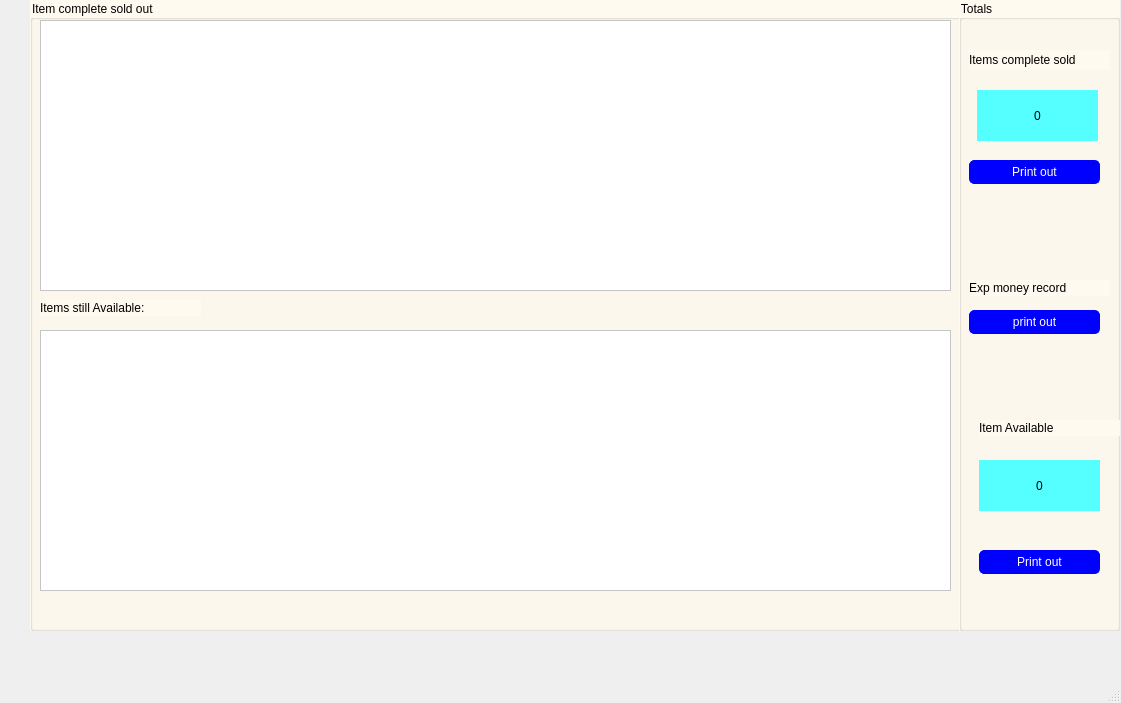
<?xml version="1.0" encoding="UTF-8"?>
<ui version="4.0">
 <class>report</class>
 <widget class="QMainWindow" name="report">
  <property name="geometry">
   <rect>
    <x>0</x>
    <y>0</y>
    <width>1121</width>
    <height>703</height>
   </rect>
  </property>
  <property name="windowTitle">
   <string>Accountant</string>
  </property>
  <property name="styleSheet">
   <string notr="true">font: 12pt &quot;Arial&quot;;</string>
  </property>
  <widget class="QWidget" name="centralwidget">
   <widget class="QGroupBox" name="groupBox">
    <property name="geometry">
     <rect>
      <x>30</x>
      <y>0</y>
      <width>931</width>
      <height>631</height>
     </rect>
    </property>
    <property name="styleSheet">
     <string notr="true">background-color: floralwhite;
color: black;</string>
    </property>
    <property name="title">
     <string>Item complete sold out </string>
    </property>
    <widget class="QTableView" name="tableView">
     <property name="geometry">
      <rect>
       <x>10</x>
       <y>20</y>
       <width>911</width>
       <height>271</height>
      </rect>
     </property>
     <property name="styleSheet">
      <string notr="true">background-color: rgb(255, 255, 255);
color: rgb(0, 0, 0);
font: italic 11pt &quot;Arial&quot;;</string>
     </property>
    </widget>
    <widget class="QLabel" name="label">
     <property name="geometry">
      <rect>
       <x>10</x>
       <y>300</y>
       <width>161</width>
       <height>16</height>
      </rect>
     </property>
     <property name="text">
      <string>Items still Available:</string>
     </property>
    </widget>
    <widget class="QTableView" name="tableView_2">
     <property name="geometry">
      <rect>
       <x>10</x>
       <y>330</y>
       <width>911</width>
       <height>261</height>
      </rect>
     </property>
     <property name="styleSheet">
      <string notr="true">background-color: rgb(255, 255, 255);
color: rgb(0, 0, 0);
font: italic 11pt &quot;Arial&quot;;</string>
     </property>
    </widget>
   </widget>
   <widget class="QGroupBox" name="groupBox_2">
    <property name="geometry">
     <rect>
      <x>959</x>
      <y>0</y>
      <width>161</width>
      <height>631</height>
     </rect>
    </property>
    <property name="styleSheet">
     <string notr="true">background-color: floralwhite;
color: black;</string>
    </property>
    <property name="title">
     <string>Totals</string>
    </property>
    <widget class="QLabel" name="label_2">
     <property name="geometry">
      <rect>
       <x>10</x>
       <y>50</y>
       <width>141</width>
       <height>20</height>
      </rect>
     </property>
     <property name="text">
      <string>Items complete sold </string>
     </property>
    </widget>
    <widget class="QLabel" name="fullsoldlabel">
     <property name="geometry">
      <rect>
       <x>18</x>
       <y>90</y>
       <width>121</width>
       <height>51</height>
      </rect>
     </property>
     <property name="styleSheet">
      <string notr="true">background-color: rgb(85, 255, 255);
font: 20pt &quot;Arial&quot;;
color: rgb(0, 0, 0);</string>
     </property>
     <property name="text">
      <string>0</string>
     </property>
     <property name="scaledContents">
      <bool>true</bool>
     </property>
     <property name="alignment">
      <set>Qt::AlignCenter</set>
     </property>
    </widget>
    <widget class="QLabel" name="label_6">
     <property name="geometry">
      <rect>
       <x>20</x>
       <y>420</y>
       <width>141</width>
       <height>16</height>
      </rect>
     </property>
     <property name="text">
      <string>Item Available</string>
     </property>
    </widget>
    <widget class="QLabel" name="availablelabel">
     <property name="geometry">
      <rect>
       <x>20</x>
       <y>460</y>
       <width>121</width>
       <height>51</height>
      </rect>
     </property>
     <property name="styleSheet">
      <string notr="true">font: 20pt &quot;Arial&quot;;
background-color: rgb(85, 255, 255);
color: rgb(0, 0, 0);font: 16pt &quot;Arial&quot;;</string>
     </property>
     <property name="text">
      <string>0</string>
     </property>
     <property name="scaledContents">
      <bool>true</bool>
     </property>
     <property name="alignment">
      <set>Qt::AlignCenter</set>
     </property>
    </widget>
    <widget class="QPushButton" name="pushButton_3">
     <property name="geometry">
      <rect>
       <x>20</x>
       <y>550</y>
       <width>121</width>
       <height>24</height>
      </rect>
     </property>
     <property name="styleSheet">
      <string notr="true">border-radius:5px;
border: 1px solid blue;
color: white;
border-collapse:collapse;
background-color: blue;</string>
     </property>
     <property name="text">
      <string>Print out</string>
     </property>
    </widget>
    <widget class="QPushButton" name="pushButton">
     <property name="geometry">
      <rect>
       <x>10</x>
       <y>160</y>
       <width>131</width>
       <height>24</height>
      </rect>
     </property>
     <property name="styleSheet">
      <string notr="true">border-radius:5px;
border: 1px solid blue;
color: white;
border-collapse:collapse;
background-color: blue;</string>
     </property>
     <property name="text">
      <string>Print out</string>
     </property>
    </widget>
    <widget class="QPushButton" name="pushButton_2">
     <property name="geometry">
      <rect>
       <x>10</x>
       <y>310</y>
       <width>131</width>
       <height>24</height>
      </rect>
     </property>
     <property name="styleSheet">
      <string notr="true">border-radius:5px;
border: 1px solid blue;
color: white;
border-collapse:collapse;
background-color: blue;</string>
     </property>
     <property name="text">
      <string>print out</string>
     </property>
    </widget>
    <widget class="QLabel" name="label_3">
     <property name="geometry">
      <rect>
       <x>10</x>
       <y>280</y>
       <width>141</width>
       <height>16</height>
      </rect>
     </property>
     <property name="text">
      <string>Exp money record</string>
     </property>
    </widget>
   </widget>
  </widget>
  <widget class="QMenuBar" name="menubar">
   <property name="geometry">
    <rect>
     <x>0</x>
     <y>0</y>
     <width>1121</width>
     <height>23</height>
    </rect>
   </property>
  </widget>
  <widget class="QStatusBar" name="statusbar"/>
 </widget>
 <resources/>
 <connections/>
</ui>
